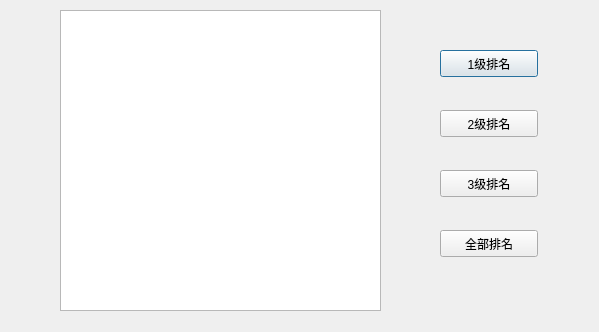
<?xml version="1.0" encoding="UTF-8"?>
<ui version="4.0">
 <class>Dialog</class>
 <widget class="QDialog" name="Dialog">
  <property name="geometry">
   <rect>
    <x>0</x>
    <y>0</y>
    <width>599</width>
    <height>332</height>
   </rect>
  </property>
  <property name="windowTitle">
   <string>Dialog</string>
  </property>
  <widget class="QPushButton" name="pushButton_1">
   <property name="geometry">
    <rect>
     <x>440</x>
     <y>50</y>
     <width>98</width>
     <height>27</height>
    </rect>
   </property>
   <property name="text">
    <string>1级排名</string>
   </property>
  </widget>
  <widget class="QPushButton" name="pushButton_2">
   <property name="geometry">
    <rect>
     <x>440</x>
     <y>110</y>
     <width>98</width>
     <height>27</height>
    </rect>
   </property>
   <property name="text">
    <string>2级排名</string>
   </property>
  </widget>
  <widget class="QPushButton" name="pushButton_3">
   <property name="geometry">
    <rect>
     <x>440</x>
     <y>170</y>
     <width>98</width>
     <height>27</height>
    </rect>
   </property>
   <property name="text">
    <string>3级排名</string>
   </property>
  </widget>
  <widget class="QPushButton" name="pushButton_4">
   <property name="geometry">
    <rect>
     <x>440</x>
     <y>230</y>
     <width>98</width>
     <height>27</height>
    </rect>
   </property>
   <property name="text">
    <string>全部排名</string>
   </property>
  </widget>
  <widget class="QTableWidget" name="tableWidget">
   <property name="geometry">
    <rect>
     <x>60</x>
     <y>10</y>
     <width>321</width>
     <height>301</height>
    </rect>
   </property>
  </widget>
 </widget>
 <resources/>
 <connections/>
</ui>
